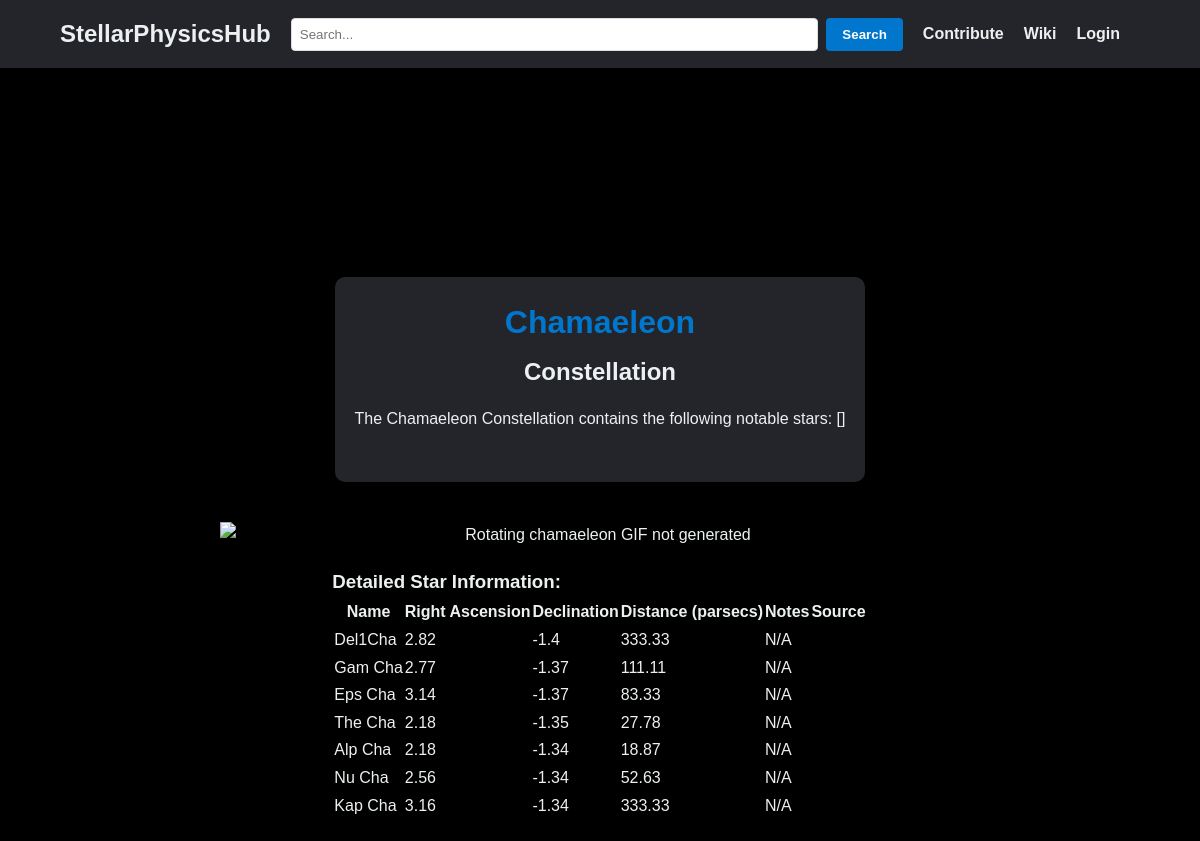
Screenshot of /constellation/Chamaeleon with the database file from the repository.
### models.py (models this page shows)
class Constellation(db.Model):
    id = db.Column(db.Integer, primary_key=True)
    name = db.Column(db.String(50), nullable=False)
    description = db.Column(db.Text, nullable=True)
    stars = db.relationship('Star', backref='constellation', lazy=True)
    contributor_id = db.Column(db.Integer, db.ForeignKey('user.id'))
    contributor = db.relationship('User', backref='constellations', lazy=True)

class Star(db.Model):
    id = db.Column(db.Integer, primary_key=True)
    alt_name = db.Column(db.String(50), nullable=False)
    common_name = db.Column(db.String(50), nullable=True)
    right_acension = db.Column(db.Float(), nullable=False)
    declination = db.Column(db.Float(), nullable=False)
    bv_colour = db.Column(db.Float(), nullable=False)
    parsecs = db.Column(db.Float(), nullable=False)
    note = db.Column(db.Text(), nullable=True)
    source = db.Column(db.Text(), nullable=True)
    constellation_id = db.Column(db.Integer, db.ForeignKey('constellation.id'))

### app.py (the view)
@app.route('/constellation/<name>')
def constellation(name):
    layout = 'layout_logged_in.html' if current_user.is_authenticated else 'layout.html'
    constellation_names = [constellation.name for constellation in Constellation.query.all()]
    asterism_names = []#asterism.name for asterism in Asterism.query.all()]
    objects = asterism_names + constellation_names
    constellation = Constellation.query.filter_by(name=name).first_or_404()
    stars = Star.query.filter_by(constellation_id=constellation.id)
    star_details = [
        {
            'name': star.common_name,
            'alt' : star.alt_name,
            'notes': star.note,
            'source': star.source,
            'distance': round(star.parsecs, 2),
            'right_ascension': round(star.right_acension, 2),
            'declination': round(star.declination, 2)
        }
        for star in stars
    ]
    star_names = [star.common_name for star in stars if star.common_name is not None and pd.notna(star.common_name)]
    has_notes = any(star.get('notes') for star in star_details)
    return render_template('body.html', body=constellation, stars=star_details, star_names=star_names, has_notes=has_notes, of_type='Constellation', objects=objects, layout=layout)

### templates/body.html (shortened to what this page needs)
{% extends layout %}
{% block body %}
<link rel="stylesheet" type="text/css" href="{{ url_for('static', filename='index.css') }}">
<main>
    <div class="welcome-container">
        <section class="welcome-section">
            <h1>{{ body.name }}</h1>
            <h2>{{ of_type }}</h2>
            <p>The {{ body.name }} {{ of_type }} contains the following notable stars: {{ star_names }} </p>
        </section>
    </div>
    <img src='https://raw.githubusercontent.com/WDoyle123/StarScholar3D/main/animations/{{ of_type | lower }}s/rotating_{{ body.name | lower | replace(" ", "_") }}.gif' alt='Rotating {{ body.name | lower | replace(" ", "_") }} GIF not generated' id='stars-gif'>
    <section class="star-details-section">
        <h3>Detailed Star Information:</h3>
        <table>
            <tr>
                <th>Name</th>
                <th>Right Ascension</th>
                <th>Declination</th>
                <th>Distance (parsecs)</th>
                <th>Notes</th>
                <th>Source</th>
            </tr>
            {% for star in stars %}
                <tr>
                    <td>{{ star.name or star.alt}}</td>
                    <td>{{ star.right_ascension }}</td>
                    <td>{{ star.declination }}</td>
                    <td>{{ star.distance }}</td>
                    <td>{{ star.source or 'N/A' }}</td>
                </tr>
            {% endfor %}
        </table>
    </section>
</main>
{% endblock %}

### static/styles.css (style rules this page uses)
body, html { height: 100%; margin: 0; font-family: Monserrat, sans-serif; }
* { box-sizing: border-box; margin: 0; padding: 0; font-family: 'Montserrat', sans-serif; color: #edf0f1; }

### static/index.css (style rules this page uses)
body, html { height: 100%; }
* { box-sizing: border-box; margin: 0; padding: 0; font-family: Monserrat, sans-serif; }
body { background-color: black; color: #333; line-height: 1.6; }
main { display: flex; flex-direction: column; justify-content: center; align-items: center; height: calc(100vh - 60px); padding: 20px; margin: 0 auto; max-width: 800px; margin-top: 100px; }
.welcome-section, #stars-gif { width: 100%; max-width: 800px; margin-bottom: 20px; text-align:center; }
.welcome-container { background-color: #24252A; border-radius: 10px; padding: 20px; margin: 20px auto; max-width: 800px; }
.welcome-section h1 { color: #0077cc; margin-bottom: 5px; font-size:32px }
.welcome-section h2 { margin-bottom:15px; }
#stars-gif { display: block; width: 100%; height: auto; margin-top: 20px; }
.welcome-section p { padding-bottom:10px; }

### rows the page displays
Constellation: name "Chamaeleon"
Star: alt_name "Del1Cha", right_ascension "2.82", declination "-1.4", distance "333.33", source "N/A"
Star: alt_name "Gam Cha", right_ascension "2.77", declination "-1.37", distance "111.11", source "N/A"
Star: alt_name "Eps Cha", right_ascension "3.14", declination "-1.37", distance "83.33", source "N/A"
Star: alt_name "The Cha", right_ascension "2.18", declination "-1.35", distance "27.78", source "N/A"
Star: alt_name "Alp Cha", right_ascension "2.18", declination "-1.34", distance "18.87", source "N/A"
Star: alt_name "Nu Cha", right_ascension "2.56", declination "-1.34", distance "52.63", source "N/A"
Star: alt_name "Kap Cha", right_ascension "3.16", declination "-1.34", distance "333.33", source "N/A"

### other values shown
{{ of_type }} "Constellation"
{{ star_names }} "[]"
